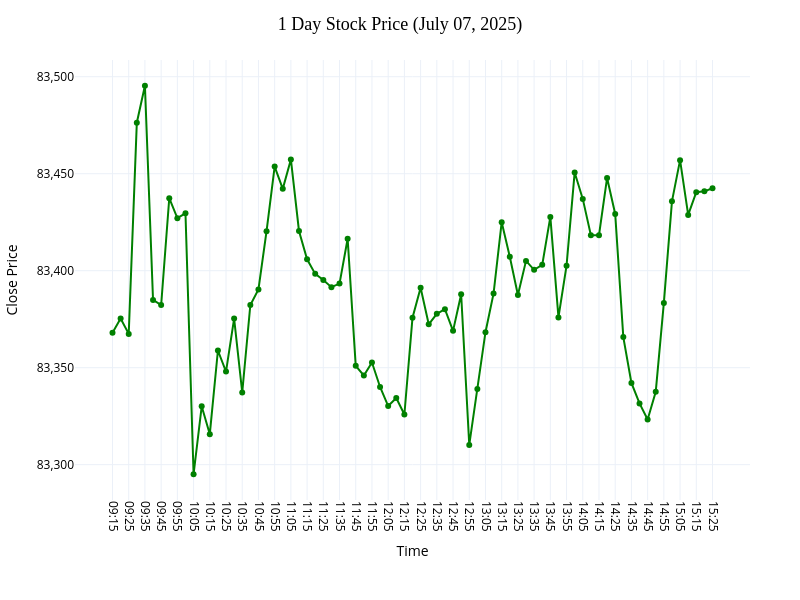

Notebook cell for this chart:
### Markdown cell above
# 1 Day Stock Price(May 07 2025)

### Code cell
import pandas as pd
import plotly.graph_objects as go

# File path
file_path = r"D:\Akhila\ADQ\SENSEX\VERSION_4\Api_Scripts\YahoFinance_Intraday Fetching\Sensex_Intraday_Data_2025-07-07.xlsx"

# Read and clean
df = pd.read_excel(file_path)
df.columns = df.columns.str.strip()

# Clean 'Close'
df['Close'] = df['Close'].astype(str).str.replace(',', '', regex=False)
df['Close'] = pd.to_numeric(df['Close'], errors='coerce')

# Clean 'Time'
df['Time'] = pd.to_datetime(df['Time'].astype(str).str.strip(), errors='coerce').dt.strftime('%H:%M')
df = df.dropna(subset=['Time', 'Close'])

# Group by Time and take min close
min_close_by_time = df.groupby('Time')['Close'].min().reset_index()

# Create Plotly interactive chart (without data labels)
fig = go.Figure()

fig.add_trace(go.Scatter(
    x=min_close_by_time['Time'],
    y=min_close_by_time['Close'],
    mode='lines+markers',
    line=dict(color='green', width=2),
    marker=dict(size=6),
    name='Min Close'
))

# Layout styling
fig.update_layout(
    title=dict(
        text='1 Day Stock Price (July 07, 2025)',
        x=0.5,
        font=dict(size=18, color='black', family='Arial Black')
    ),
    xaxis=dict(
        title=dict(
            text='Time',
            font=dict(size=14, color='black')
        ),
        tickangle=90,
        tickfont=dict(size=12, color='black')
    ),
        yaxis=dict(
        title=dict(
            text='Close Price',
            font=dict(size=14, color='black')
        ),
        tickfont=dict(size=12, color='black'),
        tickformat=','  # ✅ Show full numbers (e.g., 10000 not 10k)
    ),

    hovermode='x unified',
    template='plotly_white',
    margin=dict(l=50, r=50, t=60, b=100)
)
fig.update_layout(
    width=800,   # 🔁 Adjust width in pixels
    height=600,   # 🔁 Adjust height in pixels

)


fig.show()

### Figure 1 — Plotly figure (JSON) as saved in the notebook; plotly's stock layout.template omitted (floating-point values rounded to 4 significant figures)
{"data": [{"line": {"color": "green", "width": 2}, "marker": {"size": 6}, "mode": "lines+markers", "name": "Min Close", "type": "scatter", "x": ["09:15", "09:20", "09:25", "09:30", "09:35", "09:40", "09:45", "09:50", "09:55", "10:00", "10:05", "10:10", "10:15", "10:20", "10:25", "10:30", "10:35", "10:40", "10:45", "10:50", "10:55", "11:00", "11:05", "11:10", "11:15", "11:20", "11:25", "11:30", "11:35", "11:40", "11:45", "11:50", "11:55", "12:00", "12:05", "12:10", "12:15", "12:20", "12:25", "12:30", "12:35", "12:40", "12:45", "12:50", "12:55", "13:00", "13:05", "13:10", "13:15", "13:20", "13:25", "13:30", "13:35", "13:40", "13:45", "13:50", "13:55", "14:00", "14:05", "14:10", "14:15", "14:20", "14:25", "14:30", "14:35", "14:40", "14:45", "14:50", "14:55", "15:00", "15:05", "15:10", "15:15", "15:20", "15:25"], "y": [83370.0, 83380.0, 83370.0, 83480.0, 83500.0, 83380.0, 83380.0, 83440.0, 83430.0, 83430.0, 83300.0, 83330.0, 83320.0, 83360.0, 83350.0, 83380.0, 83340.0, 83380.0, 83390.0, 83420.0, 83450.0, 83440.0, 83460.0, 83420.0, 83410.0, 83400.0, 83400.0, 83390.0, 83390.0, 83420.0, 83350.0, 83350.0, 83350.0, 83340.0, 83330.0, 83330.0, 83330.0, 83380.0, 83390.0, 83370.0, 83380.0, 83380.0, 83370.0, 83390.0, 83310.0, 83340.0, 83370.0, 83390.0, 83430.0, 83410.0, 83390.0, 83410.0, 83400.0, 83400.0, 83430.0, 83380.0, 83400.0, 83450.0, 83440.0, 83420.0, 83420.0, 83450.0, 83430.0, 83370.0, 83340.0, 83330.0, 83320.0, 83340.0, 83380.0, 83440.0, 83460.0, 83430.0, 83440.0, 83440.0, 83440.0]}], "layout": {"height": 600, "hovermode": "x unified", "margin": {"b": 100, "l": 50, "r": 50, "t": 60}, "title": {"font": {"color": "black", "family": "Arial Black", "size": 18}, "text": "1 Day Stock Price (July 07, 2025)", "x": 0.5}, "width": 800, "xaxis": {"tickangle": 90, "tickfont": {"color": "black", "size": 12}, "title": {"font": {"color": "black", "size": 14}, "text": "Time"}}, "yaxis": {"tickfont": {"color": "black", "size": 12}, "tickformat": ",", "title": {"font": {"color": "black", "size": 14}, "text": "Close Price"}}}}
